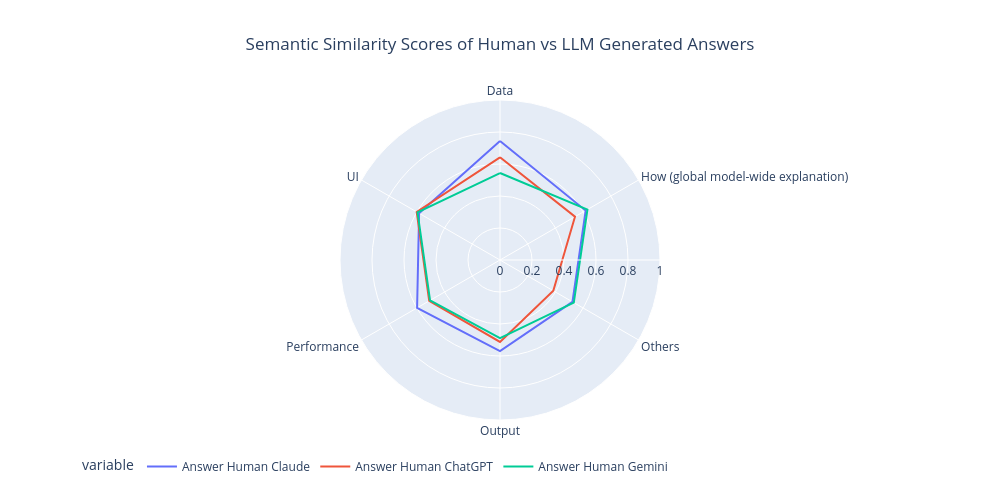

Write notebook code for a chart like this one.
### Code cell
px.line_polar(to_plot[to_plot["variable"].apply(lambda x: re.search("Answer Human", x) is not None)], 
              r = "value", range_r = [0, 1], theta = "Category", color = "variable", line_close = True, 
              height = 500, width = 1000,
              title = "Semantic Similarity Scores of Human vs LLM Generated Answers").update_layout(legend = dict(orientation = "h"), title_x = 0.5)

### Figure 1 — Plotly figure (JSON) as saved in the notebook; plotly's stock layout.template omitted (floating-point values rounded to 4 significant figures)
{"data": [{"hovertemplate": "variable=Answer Human Claude<br>value=%{r}<br>Category=%{theta}<extra></extra>", "legendgroup": "Answer Human Claude", "line": {"color": "#636efa", "dash": "solid"}, "marker": {"symbol": "circle"}, "mode": "lines", "name": "Answer Human Claude", "r": [0.7436, 0.6182, 0.523, 0.5697, 0.5983, 0.5839, 0.7436], "showlegend": true, "subplot": "polar", "theta": ["Data", "How (global model-wide explanation)", "Others", "Output", "Performance", "UI", "Data"], "type": "scatterpolar"}, {"hovertemplate": "variable=Answer Human ChatGPT<br>value=%{r}<br>Category=%{theta}<extra></extra>", "legendgroup": "Answer Human ChatGPT", "line": {"color": "#EF553B", "dash": "solid"}, "marker": {"symbol": "circle"}, "mode": "lines", "name": "Answer Human ChatGPT", "r": [0.6417, 0.5412, 0.3847, 0.5118, 0.511, 0.6012, 0.6417], "showlegend": true, "subplot": "polar", "theta": ["Data", "How (global model-wide explanation)", "Others", "Output", "Performance", "UI", "Data"], "type": "scatterpolar"}, {"hovertemplate": "variable=Answer Human Gemini<br>value=%{r}<br>Category=%{theta}<extra></extra>", "legendgroup": "Answer Human Gemini", "line": {"color": "#00cc96", "dash": "solid"}, "marker": {"symbol": "circle"}, "mode": "lines", "name": "Answer Human Gemini", "r": [0.5436, 0.6311, 0.5326, 0.4883, 0.5048, 0.5953, 0.5436], "showlegend": true, "subplot": "polar", "theta": ["Data", "How (global model-wide explanation)", "Others", "Output", "Performance", "UI", "Data"], "type": "scatterpolar"}], "layout": {"height": 500, "legend": {"orientation": "h", "title": {"text": "variable"}, "tracegroupgap": 0}, "polar": {"angularaxis": {"direction": "clockwise", "rotation": 90}, "domain": {"x": [0, 1], "y": [0, 1]}, "radialaxis": {"range": [0, 1]}}, "title": {"text": "Semantic Similarity Scores of Human vs LLM Generated Answers", "x": 0.5}, "width": 1000}}
